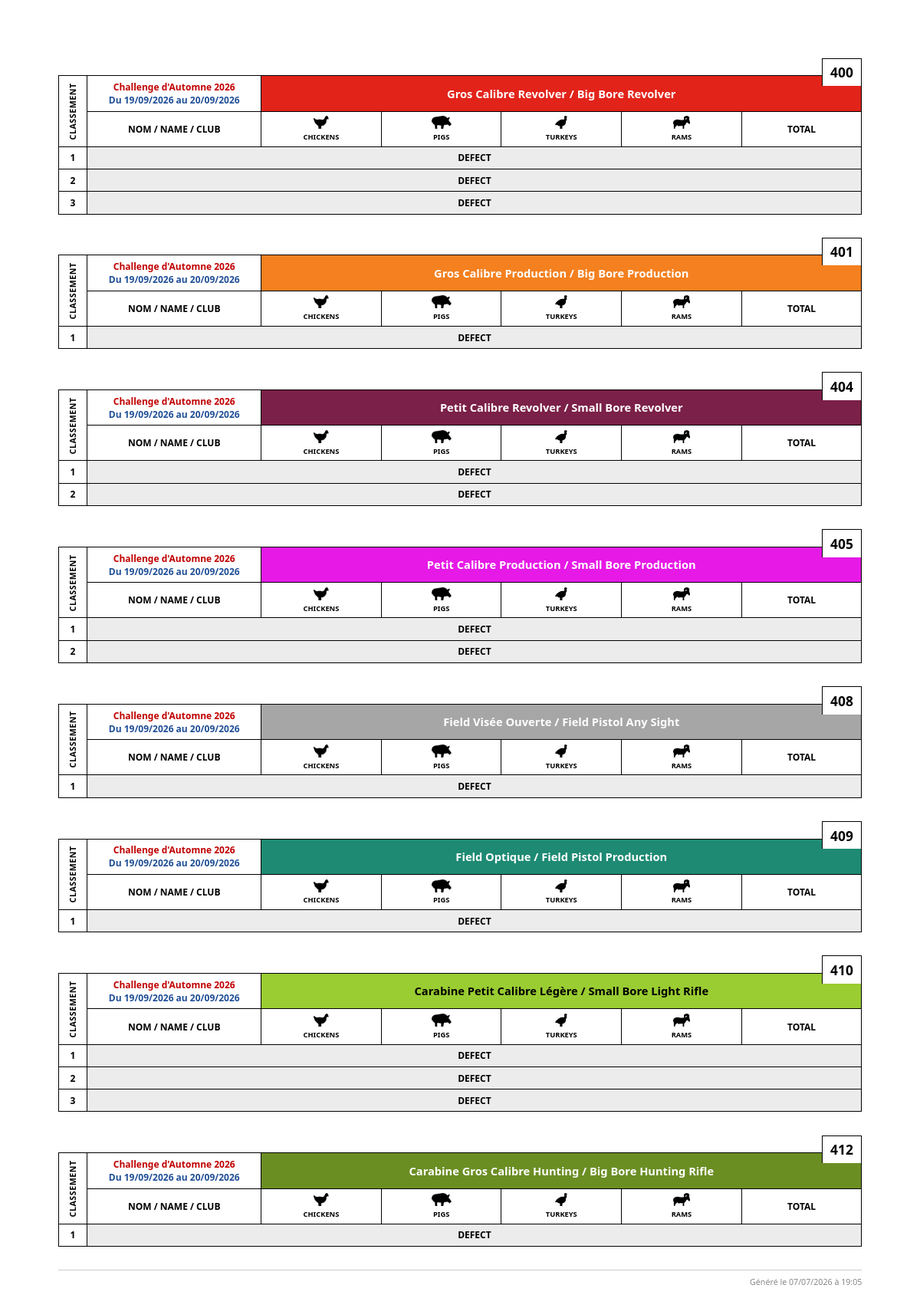
The app's page /challenges/3/classements with its own data.
### tables this page shows
CREATE TABLE challenges (
    id          INT UNSIGNED                    NOT NULL AUTO_INCREMENT,
    libelle     VARCHAR(200)                    NOT NULL,
    date_debut  DATE                            NOT NULL,
    date_fin    DATE                            NOT NULL,
    statut      ENUM('ouvert', 'archive')       NOT NULL DEFAULT 'ouvert',
    created_at  DATETIME                        NOT NULL DEFAULT CURRENT_TIMESTAMP,
    PRIMARY KEY (id),
    CONSTRAINT chk_dates CHECK (date_fin >= date_debut)
);

### app/controllers/ChallengeController.php (called while the page is built, shortened)
<?php
require_once APP_ROOT . '/app/models/InscriptionModel.php';
class ChallengeController extends Controller
{
    private ChallengeModel    $model;
    private InscriptionModel  $inscriptions;
    public function __construct()
    {
        $this->model         = new ChallengeModel();
        $this->inscriptions  = new InscriptionModel();
    }
    public function classements(string $id): void
    {
        $id = (int) $id;
        $challenge = $this->model->findById($id);
        $disciplineCode = (isset($_GET['discipline']) && $_GET['discipline'] !== '')
            ? (int)$_GET['discipline']
            : null;
        $rows = $this->inscriptions->findClassements($id, $disciplineCode);
        $groupes = [];
        foreach ($rows as $row) {
            $code = (int)$row['discipline_code'];
            if (!isset($groupes[$code])) {
                $groupes[$code] = [
                    'libelle_fr' => $row['discipline_fr'],
                    'libelle_en' => $row['discipline_en'],
                    'tireurs'    => [],
                    'defects'    => [],
                ];
            }
            if ($row['total'] === null) {
                $groupes[$code]['defects'][] = $row;
            } else {
                $groupes[$code]['tireurs'][] = $row;
            }
        }
        $this->render('challenges/classements', [
            'titrePage'      => 'Classements — ' . htmlspecialchars($challenge['libelle']),
            'challenge'      => $challenge,
            'groupes'        => $groupes,
            'disciplineCode' => $disciplineCode,
        ], 'print');
    }
}

### index.php (called while the page is built, shortened)
<?php
require_once APP_ROOT . '/core/Database.php';
require_once APP_ROOT . '/core/Model.php';
require_once APP_ROOT . '/core/Router.php';
$router = new Router();
$router->dispatch();

### core/Database.php (called while the page is built, shortened)
<?php
class Database
{
    private static ?PDO $instance = null;
    public static function getInstance(): PDO
    {
        if (self::$instance === null) {
            $dsn = 'mysql:host=' . DB_HOST
                 . ';dbname=' . DB_NAME
                 . ';charset=' . DB_CHARSET;
            $options = [
                PDO::ATTR_ERRMODE            => PDO::ERRMODE_EXCEPTION,
                PDO::ATTR_DEFAULT_FETCH_MODE => PDO::FETCH_ASSOC,
                PDO::ATTR_EMULATE_PREPARES   => false,
            ];
            try {
                self::$instance = new PDO($dsn, DB_USER, DB_PASS, $options);
            } catch (PDOException $e) {
                if (APP_ENV === 'development') {
                    die('Erreur de connexion à la base de données : ' . $e->getMessage());
                } else {
                    die('Erreur de connexion à la base de données. Veuillez réessayer plus tard.');
                }
            }
        }
        return self::$instance;
    }
}

### core/Model.php (called while the page is built, shortened)
<?php
abstract class Model
{
    protected PDO $db;
    protected string $table = '';
    public function __construct()
    {
        $this->db = Database::getInstance();
    }
    public function findById(int $id): array|false
    {
        $stmt = $this->db->prepare('SELECT * FROM ' . $this->table . ' WHERE id = :id');
        $stmt->execute([':id' => $id]);
        return $stmt->fetch();
    }
}

### app/models/InscriptionModel.php (called while the page is built, shortened)
<?php
require_once APP_ROOT . '/core/Model.php';
class InscriptionModel extends Model
{
    public function findClassements(int $challengeId, ?int $disciplineCode = null): array
    {
        $sql = "SELECT
                    d.code              AS discipline_code,
                    d.libelle_fr        AS discipline_fr,
                    d.libelle_en        AS discipline_en,
                    i.tireur_type,
                    CASE WHEN i.tireur_type = 'membre'
                         THEN m.nom   ELSE e.nom   END AS nom,
                    CASE WHEN i.tireur_type = 'membre'
                         THEN m.prenom ELSE e.prenom END AS prenom,
                    CASE WHEN i.tireur_type = 'membre'
                         THEN 'JAV' ELSE e.club END AS club,
                    s.poulets,
                    s.cochons,
                    s.dindons,
                    s.mouflons,
                    CASE WHEN s.id IS NULL THEN NULL
                         ELSE (s.poulets + s.cochons + s.dindons + s.mouflons) END AS total
                FROM inscriptions i
                JOIN disciplines d    ON d.id = i.discipline_id
                LEFT JOIN membres m   ON i.tireur_type = 'membre'   AND m.id = i.tireur_id
                LEFT JOIN externes e  ON i.tireur_type = 'externe'  AND e.id = i.tireur_id
                LEFT JOIN matchs ma   ON ma.inscription_id = i.id
                LEFT JOIN scores s    ON s.match_id = ma.id
                WHERE i.challenge_id = :cid";
        $params = [':cid' => $challengeId];
        $sql .= ' ORDER BY d.code ASC,
                            (s.id IS NULL) ASC,
                            total DESC, s.mouflons DESC,
                            s.dindons DESC, s.cochons DESC, s.poulets DESC,
                            nom ASC, prenom ASC';
        $stmt = $this->db->prepare($sql);
        $stmt->execute($params);
        return $stmt->fetchAll();
    }
}

### app/views/challenges/classements.php (the view, shortened to what this page needs)
<?php
    $debut  = date('d/m/Y', strtotime($challenge['date_debut']));
    $fin    = date('d/m/Y', strtotime($challenge['date_fin']));
    $label  = $debut === $fin ? $debut : 'Du ' . $debut . ' au ' . $fin;
    $genere = date('d/m/Y à H:i');
    $couleursDiscipline = [
        400 => ['bg' => '#E2231A', 'texte' => '#FFFFFF'],
        401 => ['bg' => '#F4801F', 'texte' => '#FFFFFF'],
        402 => ['bg' => '#F7A81B', 'texte' => '#FFFFFF'],
        403 => ['bg' => '#FFF200', 'texte' => '#000000'],
        404 => ['bg' => '#7B2048', 'texte' => '#FFFFFF'],
        405 => ['bg' => '#E619E6', 'texte' => '#FFFFFF'],
        406 => ['bg' => '#F3A6D6', 'texte' => '#000000'],
        407 => ['bg' => '#F2C48D', 'texte' => '#000000'],
        408 => ['bg' => '#A6A6A6', 'texte' => '#FFFFFF'],
        409 => ['bg' => '#1E8A73', 'texte' => '#FFFFFF'],
        410 => ['bg' => '#9ACD32', 'texte' => '#000000'],
        411 => ['bg' => '#7CB342', 'texte' => '#FFFFFF'],
        412 => ['bg' => '#6B8E23', 'texte' => '#FFFFFF'],
        413 => ['bg' => '#556B2F', 'texte' => '#FFFFFF'],
    ];
?>
<div class="cld-page">
    <?php if (empty($groupes)): ?>
        <p class="classements-vide">Aucun score enregistré pour cette sélection.</p>
    <?php else: ?>
        <?php foreach ($groupes as $code => $groupe):
            $couleur    = $couleursDiscipline[$code] ?? ['bg' => '#888888', 'texte' => '#FFFFFF'];
        ?>
        <div class="cld-groupe">
            <span class="cld-code-badge"><?= (int)$code ?></span>
            <table class="cld-table">
                <thead>
                    <tr>
                        <th rowspan="3" class="cld-col-classement"><span>CLASSEMENT</span></th>
                        <th rowspan="2" class="cld-col-club-dates">
                            <span class="cld-titre-club"><?= htmlspecialchars($challenge['libelle']) ?></span><br>
                            <span class="cld-titre-dates"><?= htmlspecialchars($label) ?></span>
                        </th>
                        <th colspan="5" rowspan="2" class="cld-discipline-titre"
                            style="background-color: <?= $couleur['bg'] ?>; color: <?= $couleur['texte'] ?>;">
                            <span class="cld-discipline-fr"><?= htmlspecialchars($groupe['libelle_fr']) ?></span><span class="cld-discipline-sep"> / </span><span class="cld-discipline-en"><?= htmlspecialchars($groupe['libelle_en']) ?></span>
                        </th>
                    </tr>
                    <tr></tr>
                    <tr>
                        <th class="cld-col-nom-header">NOM / NAME / CLUB</th>
                        <th class="cld-col-animal"><img src="<?= APP_URL ?>/public/img/poulet.png" alt="Poulet" class="cld-animal-icone">CHICKENS</th>
                        <th class="cld-col-animal"><img src="<?= APP_URL ?>/public/img/cochon.png" alt="Cochon" class="cld-animal-icone">PIGS</th>
                        <th class="cld-col-animal"><img src="<?= APP_URL ?>/public/img/dindon.png" alt="Dindon" class="cld-animal-icone">TURKEYS</th>
                        <th class="cld-col-animal"><img src="<?= APP_URL ?>/public/img/mouflon.png" alt="Mouflon" class="cld-animal-icone">RAMS</th>
                        <th class="cld-col-total-header">TOTAL</th>
                    </tr>
                </thead>
                <tbody>
                    <?php foreach ($groupe['defects'] as $d): ?>
                    <tr class="cld-ligne-defect">
                        <td class="cld-col-rang"><?= (int)$d['rang'] ?></td>
                        <td colspan="6" class="cld-defect-cell">DEFECT</td>
                    </tr>
                    <?php endforeach; ?>
                </tbody>
            </table>
        </div>
        <?php endforeach; ?>
    <?php endif; ?>
    <div class="classements-pied">
        Généré le <?= $genere ?>
    </div>
</div>

### core/Router.php (shortened to what this page needs)
<?php
class Router
{
    private array $routes = [];
    public function get(string $chemin, string $controleur, string $methode): void
    {
        $this->routes['GET'][$chemin] = [$controleur, $methode];
    }
    public function post(string $chemin, string $controleur, string $methode): void
    {
        $this->routes['POST'][$chemin] = [$controleur, $methode];
    }
    public function dispatch(): void
    {
        $methodeHttp = $_SERVER['REQUEST_METHOD'] ?? 'GET';
        $uri         = parse_url($_SERVER['REQUEST_URI'], PHP_URL_PATH);
        $base = parse_url(APP_URL, PHP_URL_PATH);
        if ($base && str_starts_with($uri, $base)) {
            $uri = substr($uri, strlen($base));
        }
        $uri = '/' . ltrim($uri, '/');
        foreach ($this->routes[$methodeHttp] ?? [] as $patron => $cible) {
            $regex = preg_replace('/:([a-z_]+)/', '([^/]+)', $patron);
            if (preg_match('#^' . $regex . '$#', $uri, $matches)) {
                array_shift($matches);
                [$controleur, $action] = $cible;
                $this->appeler($controleur, $action, $matches);
                return;
            }
        }
    }
    private function appeler(string $controleur, string $action, array $params = []): void
    {
        $instance = new $controleur();
        call_user_func_array([$instance, $action], $params);
    }
}

### public/css/fiche-print.css (style rules this page uses)
* { box-sizing: border-box; margin: 0; padding: 0; }
body { font-family: 'Segoe UI', Arial, sans-serif; font-size: 12pt; color: #000; background: #fff; padding: 2cm; }
* { -webkit-print-color-adjust: exact; print-color-adjust: exact; }
.classements-pied { margin-top: 0.8cm; font-size: 8pt; color: #888; text-align: right; border-top: 1px solid #ccc; padding-top: 0.2cm; }
.cld-page { max-width: none; }
.cld-groupe { position: relative; margin-bottom: 0.8cm; padding-top: 0.6cm; page-break-inside: avoid; }
.cld-code-badge { position: absolute; top: 0; right: 0; min-width: 1.4cm; padding: 0.15cm 0.25cm; border: 1px solid #000; border-bottom: none; text-align: center; font-size: 13pt; font-weight: 700; background-color: #fff; }
.cld-table { width: 100%; border-collapse: collapse; font-size: 9pt; table-layout: fixed; }
.cld-table th, .cld-table td { border: 1px solid #000; padding: 0.15cm 0.25cm; text-align: center; vertical-align: middle; }
.cld-col-classement { width: 1cm; writing-mode: vertical-rl; transform: rotate(180deg); font-size: 8pt; font-weight: 700; letter-spacing: 0.05em; }
.cld-col-club-dates { width: 6cm; text-align: left; font-weight: 700; }
.cld-titre-club { color: #c00000; }
.cld-titre-dates { color: #1f4e96; }
.cld-discipline-titre { font-weight: 700; line-height: 1.4; }
.cld-discipline-fr { font-size: 11pt; }
.cld-discipline-sep { font-size: 11pt; }
.cld-discipline-en { font-size: 11pt; }
.cld-col-nom-header { text-align: left; }
.cld-col-animal { width: 1.6cm; font-size: 7pt; font-weight: 700; }
.cld-animal-icone { display: block; height: 0.45cm; width: auto; margin: 0 auto 0.1cm; }
.cld-col-total-header { width: 1.4cm; font-weight: 700; }
.cld-col-rang { width: 1cm; font-weight: 700; }
.cld-ligne-defect .cld-defect-cell { font-weight: 700; background-color: #ececec; text-align: center; }

### records on screen
challenges: libelle "Challenge d'Automne 2026", label "Du 19/09/2026 au 20/09/2026"

### other values on screen
$code "400"
$groupe['libelle_fr'] "Gros Calibre Revolver"
$groupe['libelle_en'] "Big Bore Revolver"
$d['rang'] "1"
$d['rang'] "2"
$d['rang'] "3"
$code "401"
$groupe['libelle_fr'] "Gros Calibre Production"
$groupe['libelle_en'] "Big Bore Production"
$code "404"
$groupe['libelle_fr'] "Petit Calibre Revolver"
$groupe['libelle_en'] "Small Bore Revolver"
$code "405"
$groupe['libelle_fr'] "Petit Calibre Production"
$groupe['libelle_en'] "Small Bore Production"
